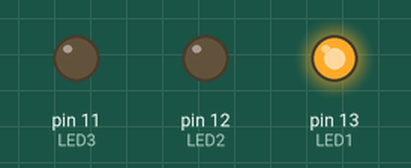
Simulated run of this sketch. Board: Arduino Uno, built with avr-gcc and run on an emulated ATmega328P. Shown: output pins drawn as LEDs (lit = HIGH).

Above: at 0.1 s.
At 0.75 s:
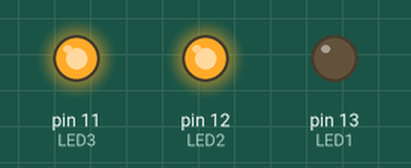
At 2.0 s:
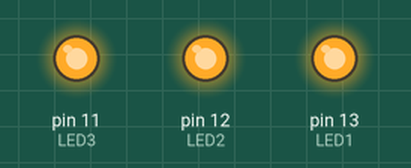
At 3.3 s:
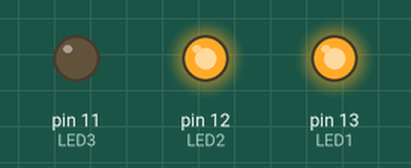
At 5.85 s:
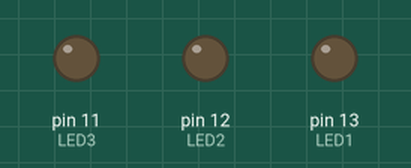
At 11.82 s:
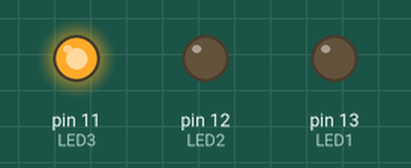
Timing chart, 0 to 12.1 s (numbered marks = the images above):
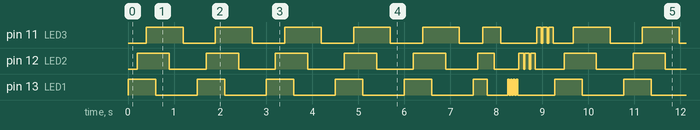

The sketch:

Sequential_blinking.ino
```cpp
/* A simple program to sequentially turn on and turn off 3 LEDs */

int LED1 = 13;
int LED2 = 12;
int LED3 = 11;

void setup() {
  pinMode(LED1, OUTPUT);
  pinMode(LED2, OUTPUT);
  pinMode(LED3, OUTPUT);
}


void loop() {
  digitalWrite(LED1, HIGH);  // turn on LED1
  delay(200);                // wait for 200ms
  digitalWrite(LED2, HIGH);  // turn on LED2
  delay(200);                // wait for 200ms
  digitalWrite(LED3, HIGH);  // turn on LED3
  delay(200);                // wait for 200ms
  digitalWrite(LED1, LOW);   // turn off LED1
  delay(300);                // wait for 300ms
  digitalWrite(LED2, LOW);   // turn off LED2
  delay(300);                // wait for 300ms
  digitalWrite(LED3, LOW);   // turn off LED3
  delay(300);                // wait for 300ms before running program all over again

  digitalWrite(LED1, HIGH);  // turn on LED1
  delay(200);                // wait for 200ms
  digitalWrite(LED2, HIGH);  // turn on LED2
  delay(200);                // wait for 200ms
  digitalWrite(LED3, HIGH);  // turn on LED3
  delay(200);                // wait for 200ms
  digitalWrite(LED1, LOW);   // turn off LED1
  delay(300);                // wait for 300ms
  digitalWrite(LED2, LOW);   // turn off LED2
  delay(300);                // wait for 300ms
  digitalWrite(LED3, LOW);   // turn off LED3
  delay(300);                // wait for 300ms before running program all over again

  digitalWrite(LED1, HIGH);  // turn on LED1
  delay(200);                // wait for 200ms
  digitalWrite(LED2, HIGH);  // turn on LED2
  delay(200);                // wait for 200ms
  digitalWrite(LED3, HIGH);  // turn on LED3
  delay(200);                // wait for 200ms
  digitalWrite(LED1, LOW);   // turn off LED1
  delay(300);                // wait for 300ms
  digitalWrite(LED2, LOW);   // turn off LED2
  delay(300);                // wait for 300ms
  digitalWrite(LED3, LOW);   // turn off LED3
  delay(300);                // wait for 300ms before running program all over again

  digitalWrite(LED1, HIGH);  // turn on LED1
  delay(200);                // wait for 200ms
  digitalWrite(LED2, HIGH);  // turn on LED2
  delay(200);                // wait for 200ms
  digitalWrite(LED3, HIGH);  // turn on LED3
  delay(200);                // wait for 200ms
  digitalWrite(LED1, LOW);   // turn off LED1
  delay(300);                // wait for 300ms
  digitalWrite(LED2, LOW);   // turn off LED2
  delay(300);                // wait for 300ms
  digitalWrite(LED3, LOW);   // turn off LED3
  delay(300);                // wait for 300ms before running program all over again

  digitalWrite(LED1, HIGH);  // turn on LED1
  delay(200);                // wait for 200ms
  digitalWrite(LED2, HIGH);  // turn on LED2
  delay(200);                // wait for 200ms
  digitalWrite(LED3, HIGH);  // turn on LED3
  delay(200);                // wait for 200ms
  digitalWrite(LED1, LOW);   // turn off LED1
  delay(300);                // wait for 300ms
  digitalWrite(LED2, LOW);   // turn off LED2
  delay(300);                // wait for 300ms
  digitalWrite(LED3, LOW);   // turn off LED3
  delay(300);                // wait for 300ms before running program all over again

  digitalWrite(LED1, HIGH);  // turn on LED1
  delay(100);                // wait for 200ms
  digitalWrite(LED2, HIGH);  // turn on LED2
  delay(100);                // wait for 200ms
  digitalWrite(LED3, HIGH);  // turn on LED3
  delay(100);                // wait for 200ms
  digitalWrite(LED1, LOW);   // turn off LED1
  delay(150);                // wait for 300ms
  digitalWrite(LED2, LOW);   // turn off LED2
  delay(150);                // wait for 300ms
  digitalWrite(LED3, LOW);   // turn off LED3
  delay(150);                // wait for 300ms before running program all over again

  digitalWrite(LED1, HIGH);  // turn on LED1
  delay(30);                 // wait for 200ms
  digitalWrite(LED1, LOW);   // turn on LED1
  delay(30);                 // wait for 200ms
  digitalWrite(LED1, HIGH);  // turn on LED1
  delay(30);                 // wait for 200ms
  digitalWrite(LED1, LOW);   // turn on LED1
  delay(30);                 // wait for 200ms
  digitalWrite(LED1, HIGH);  // turn on LED1
  delay(30);                 // wait for 200ms
  digitalWrite(LED1, LOW);   // turn on LED1
  delay(30);                 // wait for 200ms
  digitalWrite(LED1, HIGH);  // turn on LED1
  delay(30);                 // wait for 200ms
  digitalWrite(LED1, LOW);   // turn on LED1
  delay(30);                 // wait for 200ms

  digitalWrite(LED2, HIGH);  // turn on LED1
  delay(100);                // wait for 200ms
  digitalWrite(LED2, LOW);   // turn on LED1
  delay(30);                 // wait for 200ms
  digitalWrite(LED2, HIGH);  // turn on LED1
  delay(100);                // wait for 200ms
  digitalWrite(LED2, LOW);   // turn on LED1
  delay(30);                 // wait for 200ms
  digitalWrite(LED2, HIGH);  // turn on LED1
  delay(100);                // wait for 200ms
  digitalWrite(LED2, LOW);   // turn on LED1
  delay(30);                 // wait for 200ms

  digitalWrite(LED3, HIGH);  // turn on LED1
  delay(100);                // wait for 200ms
  digitalWrite(LED3, LOW);   // turn on LED1
  delay(30);                 // wait for 200ms
  digitalWrite(LED3, HIGH);  // turn on LED1
  delay(100);                // wait for 200ms
  digitalWrite(LED3, LOW);   // turn on LED1
  delay(30);                 // wait for 200ms
  digitalWrite(LED3, HIGH);  // turn on LED1
  delay(100);                // wait for 200ms
  digitalWrite(LED3, LOW);   // turn on LED1
  delay(30);                 // wait for 200ms


}
```

Measured:
- by itself, pin 11 (LED3): repeats every 9.3 s: 4 × (LOW 0.70 s, HIGH 0.80 s), LOW 0.50 s, HIGH 0.40 s, LOW 0.78 s, 2 × (HIGH 0.10 s, LOW 0.03 s), HIGH 0.10 s, LOW 0.43 s, HIGH 0.80 s
- by itself, pin 12 (LED2): repeats every 9.3 s: 4 × (LOW 0.80 s, HIGH 0.70 s), LOW 0.70 s, HIGH 0.35 s, LOW 0.54 s, 2 × (HIGH 0.10 s, LOW 0.03 s), HIGH 0.10 s, LOW 0.62 s, HIGH 0.70 s
- by itself, everything shown: repeats every 9.3 s, in 40 steps
